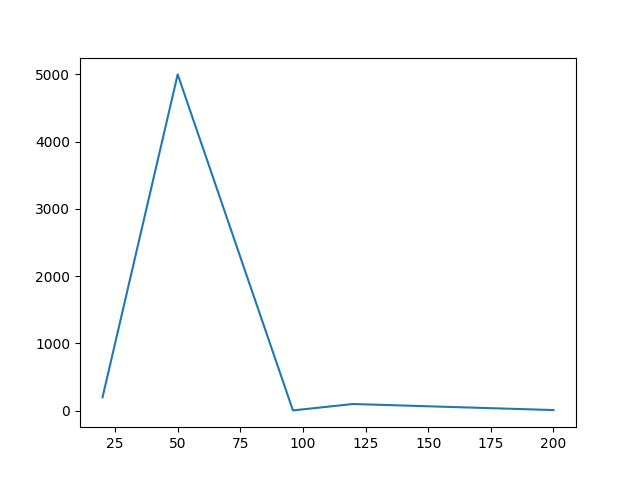
#> input picture Figure_1.png, 640 x 480 px
$ python Num1.py
#> lines starting #> are read from the running program, lines starting #| are printed output that depends on the picture
import numpy as np
import matplotlib.pyplot as plt
from PIL import Image


#Anoto cuánto dinero ofrece cada trabajo

dinero1=200
dinero2=5000
dinero3=5
dinero4=100
dinero5=10

#Anoto cuántas horas por semana para realizar cada trabajo

horas1=20
horas2=50
horas3=96
horas4=120
horas5=200

#Genero una lista de python

lista1 = [dinero1, dinero2, dinero3, dinero4, dinero5]

#Genero un arreglo de numpy

List1=np.array(lista1)
print(List1)


#Calculo el promedio

Average1=np.mean(List1)
print(Average1)


#Ordeno los valores

Sort1=np.sort(List1)
print(Sort1)


#Obtengo los primeros dos elementos en un fragmento
FirstTwo= Sort1[0:2]
print(FirstTwo)


#Obtengo los ultimos dos elementos en otro fragmento
Firstthree= Sort1[3:5]
print(Firstthree)


#Calculo la mediana
Middle=np.median(List1)
print(Middle)


#Grafico

Horasa= [horas1,
horas2,
horas3,
horas4,
horas5]

x=np.array(Horasa)

Y=List1

plt.plot(x,Y)


#plt.show()

#El codigo esta correcto y la linea de Plt.Show esta comentada solo para poder habilitar  el codigo a continuacion
# y que muestre la imagen sin tardar tanto en procesarla con el VSC

Respond=Image.open("Figure_1.png")
#> Respond is the input picture: PIL image 640x480 RGBA; mean R, G, B, A 251, 251.5, 251.9, 255
Respond.show()
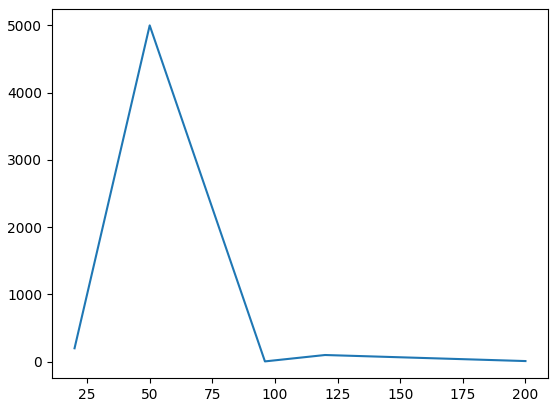
#> figure drawn by matplotlib, 1 panel
